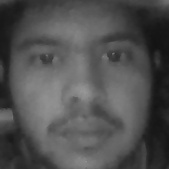
#> input picture ajay.jpg, 169 x 169 px
$ python histogram.py
#> lines starting #> are read from the running program, lines starting #| are printed output that depends on the picture
import numpy as np
import cv2
from matplotlib import pyplot as plt

#img = np.zeros((200,200) , np.uint8)
img = cv2.imread('ajay.jpg',2)
#> img is the input picture: shape (169, 169); min 18, max 151, mean 80.6

cv2.imshow("img" , img)

plt.hist(img.ravel() , 256 , [0,256])

plt.show()
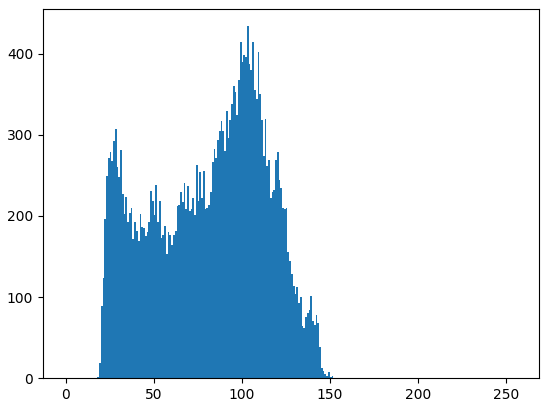
#> figure drawn by matplotlib, 1 panel; tallest bar 434 high, from x = 103 to 104

cv2.waitKey(0)
cv2.destroyAllWindows()
